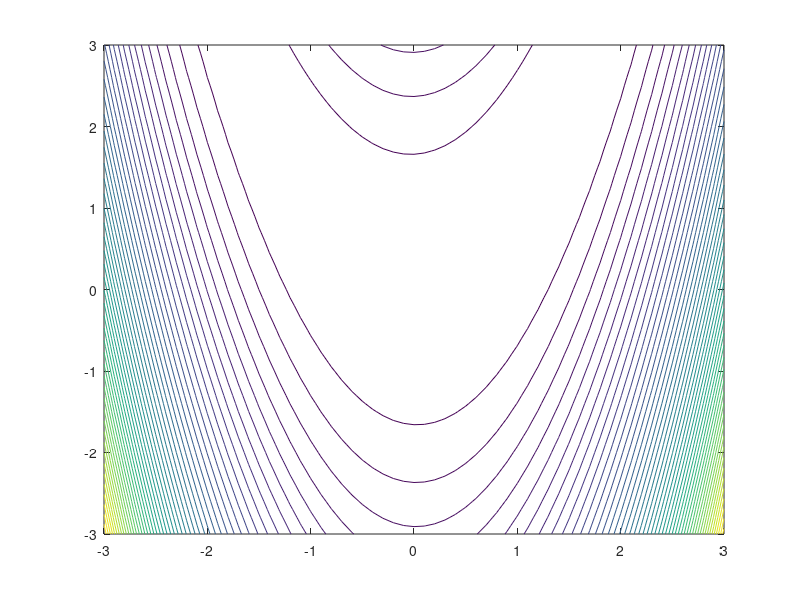
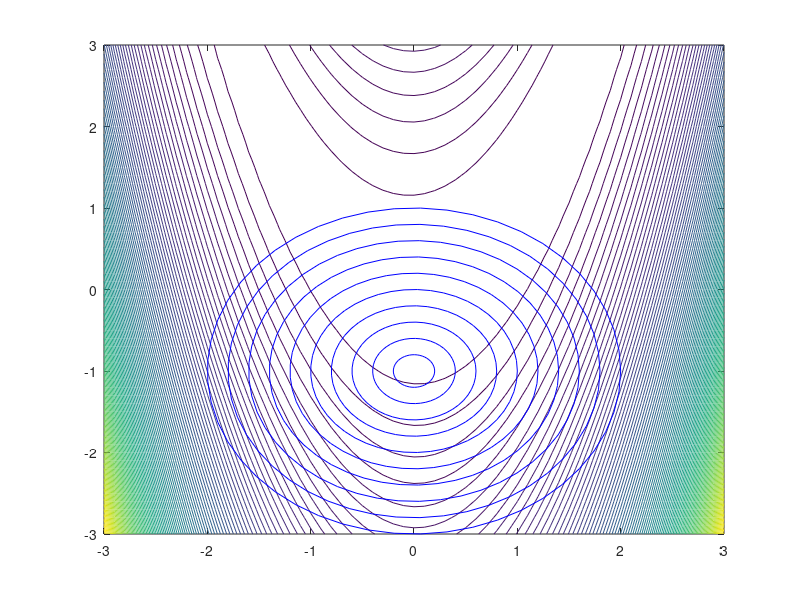
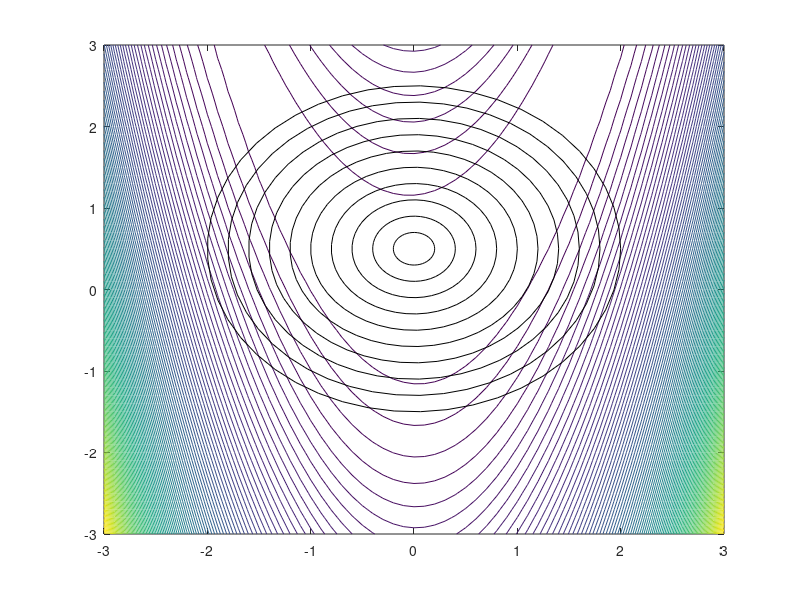

Write MATLAB code to recreate these figures, in order.
clear; clc; close all; 

bound = 3; d = 0.1; 
[X Y] = meshgrid(-1*bound:d:bound, -1*bound:d:bound); 

fx = 10*(Y-X.^2).^2 + (1-X).^2;
contour(X,Y,fx,50) ; 


g = [(40*X.^3-40*X.*Y+2*X-2);(20*Y-20*X.^2)];

B = [120*X.^2-40*Y+2, -40*X*ones(size(X));...
    -40*X*ones(size(X)), 20*ones(size(X))]; 
% B = [120*X.^2-40*Y+2, -40*X;...
%     -40*X, 20]; 
m = fx+norm(g)+1/2*norm(B);
% figure; 
% mesh(X,Y,m) 
figure() 
contour(X,Y,m,100) 
hold on; 

theta = linspace(0,2*pi,50).';
a = 0, b = -1 
for i =1 :10
    i = i/5; 
    plot(a+cos(theta)*i, b+sin(theta)*i,'b'); 
%     contour(X,Y, sqrt( (X-0).^2+(Y--1).^2)==i,1); 
end 
Z =10*(Y-X.^2).^2 + (1-X).^2;
[DX,DY] =gradient(Z,10,10);

hold on
% contour(X,Y,Z,100,'LineWidth',0.01); 
% quiver(X,Y,DX*-1,DY*-1)
% scatter(x(:,1),x(:,2)); 
% plot(x(:,1),x(:,2)); 
hold off

figure() 
contour(X,Y,m,100) 
hold on; 

theta = linspace(0,2*pi,50).';
a = 0, b = -1 
for i =1 :10
    i = i/5; 
    plot(0+cos(theta)*i, 0.5+sin(theta)*i,'k'); 
%     contour(X,Y, sqrt( (X-0).^2+(Y--1).^2)==i,1); 
end 
Z =10*(Y-X.^2).^2 + (1-X).^2;
[DX,DY] =gradient(Z,10,10);

hold on
% contour(X,Y,Z,100,'LineWidth',0.01); 
% quiver(X,Y,DX*-1,DY*-1)
% scatter(x(:,1),x(:,2)); 
% plot(x(:,1),x(:,2)); 
hold off